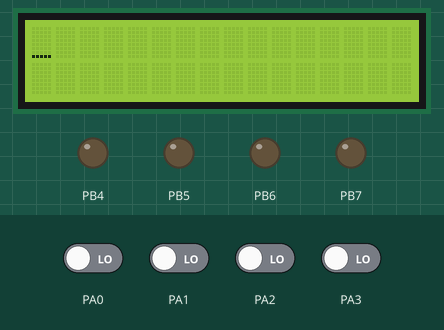
Bench run of a program on a simulated ATmega32, built with avr-gcc and emulated at 8 MHz (the files do not name the chip). Shown: 16×2 character LCD, output pins drawn as LEDs (lit = HIGH). Wiring (inferred from the signals the program sends): 4×4 keypad with keys 7 8 9 / 4 5 6 * 1 2 3 - C 0 = +: rows PB0, PB1, PB2, PB3; columns PA4, PA5, PA6, PA7; character LCD (HD44780): RS PC0; E PC1; data PD0, PD1, PD2, PD3, PD4, PD5, PD6, PD7. The test bench sets the inputs (shaded band); at power-on: PA0–3 LOW. Pins used as bus, display or sensor lines are not drawn.

Above: at 1.2 s.
1.3 s: PA0 driven HIGH
At 2.9 s:
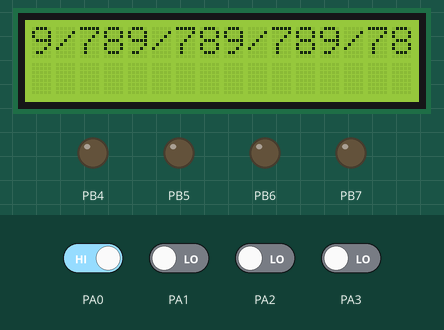
At 4.2 s:
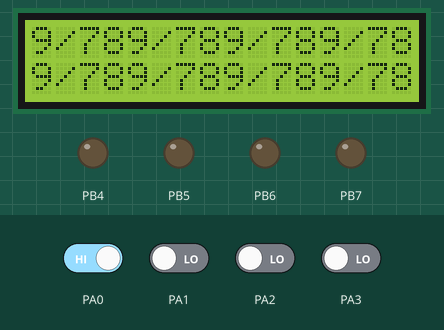
4.3 s: PA1 driven HIGH
5.8 s: PA0 driven LOW
At 8.5 s:
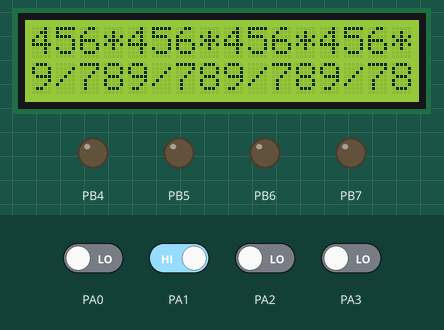
8.8 s: PA1 driven LOW
10.3 s: PA2 driven HIGH
At 13.2 s:
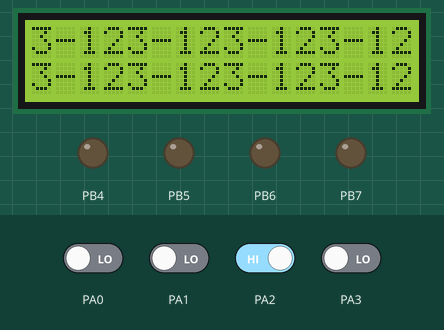

The program:

main.c
```c
#define F_CPU 8000000UL
#include <util/delay.h>
#include <avr/io.h>
#include "AVR_Ports.h"
#include "AVR_LCD_Declarations.h"

uint8_t keypad[4][4] = {{'7', '8', '9', '/'},
						{'4', '5', '6', '*'},
						{'1', '2', '3', '-'},
						{'C', '0', '=', '+'}};

uint8_t CL1()
{
	PORTB = 0x01; //set PB0 (column 1)

	if(PINA == 0x01) { return keypad[0][0]; }
	else if(PINA == 0x02) { return keypad[1][0]; }
	else if(PINA == 0x04) { return keypad[2][0]; }
	else if(PINA == 0x08) { return keypad[3][0]; }
	else { return 'E'; }
}

uint8_t CL2()
{
	PORTB = 0x02; //set PB1 (column 2)

	if(PINA == 0x01) { return keypad[0][1]; }
	else if(PINA == 0x02) { return keypad[1][1]; }
	else if(PINA == 0x04) { return keypad[2][1]; }
	else if(PINA == 0x08) { return keypad[3][1]; }
	else { return 'E'; }
}

uint8_t CL3()
{
	PORTB = 0x04; //set PB2 (column 3)

	if(PINA == 0x01) { return keypad[0][2]; }
	else if(PINA == 0x02) { return keypad[1][2]; }
	else if(PINA == 0x04) { return keypad[2][2]; }
	else if(PINA == 0x08) { return keypad[3][2]; }
	else { return 'E'; }
}

uint8_t CL4()
{
	PORTB = 0x08; //set PB3 (column 4)

	if(PINA == 0x01) { return keypad[0][3]; }
	else if(PINA == 0x02) { return keypad[1][3]; }
	else if(PINA == 0x04) { return keypad[2][3]; }
	else if(PINA == 0x08) { return keypad[3][3]; }
	else { return 'E'; }
}

int main(void)
{
	uint8_t result;
	LCD_Initialize();

	DDRA = 0x00; //input
	DDRB = 0xFF; //output

    while(1)
    {
		result = CL1(); //set column1, set only one column at a time
		_delay_ms(50); //a delay for debounce
		if( result != 'E' ){ LCD_Out(result); } // E, is (empty), that's in case of no keypress

		result = CL2(); //set column2, set only one column at a time
		_delay_ms(50);
		if( result != 'E' ){ LCD_Out(result); }

		result = CL3(); //set column3, set only one column at a time
		_delay_ms(50);
		if( result != 'E' ){ LCD_Out(result); }

		result = CL4(); //set column4, set only one column at a time
		_delay_ms(50);
		if( result != 'E' ){ LCD_Out(result); }
	}
}
```

AVR_Input_and_Output.h
```c
#ifndef AVR_INPUT_AND_OUTPUT_H_
#define AVR_INPUT_AND_OUTPUT_H_

#define input 0
#define output 1

#endif /* AVR_INPUT_AND_OUTPUT_H_ */
```

AVR_Ports.h
```c
#ifndef AVR_PORTS_H_
#define AVR_PORTS_H_

#define A 0x39
#define B 0x36
#define C 0x33
#define D 0x30

#endif /* AVR_PORTS_H_ */
```

AVR_LCD_Declarations.h
```c
#ifndef AVR_LCD_DECLARATIONS_H_
#define AVR_LCD_DECLARATIONS_H_

#include "AVR_Input_and_Output.h"
#include "LCD_User_Selection.h"

void Port_Direction (char base, char state);
void Pin_Direction (char base, char pin, char state);
void Pin_Set (char base, char pin);
void Pin_Reset (char base, char pin);
char Port_Read (char base);
void Port_Write (char base, char value);
char Pin_Read (char base, char pin);
void Pin_Write (char base, char pin, char value);
void LCD_Initialize();
void LCD_Command(char cmd);
void LCD_Out(unsigned char value);
void LCD_Print(char * str);
void LCD_Print_xy(char row, char pos, char * str);
void LCD_Clear();

#endif /* AVR_LCD_DECLARATIONS_H_ */
```

AVR_LCD_Definitions.c
```c
#define F_CPU 8000000UL
#include <util/delay.h>
#include "AVR_LCD_Declarations.h"

void Port_Direction (char base, char state) //use DDRX
{
	if (state == output)
	*(volatile unsigned char *)(base+1) = 0xff; //1
	else
	*(volatile unsigned char *)(base+1) = 0x00; //0
}

void Pin_Direction (char base, char pin, char state) //use DDRX
{
	if (state == output)
	*(volatile unsigned char *)(base+1) |= (1<<pin); //1
	else
	*(volatile unsigned char *)(base+1) &= ~(1<<pin); //0
}

void Pin_Set (char base, char pin) //use PORTX
{
	*(volatile unsigned char *)(base+2) |= (1<<pin); //1
}

void Pin_Reset (char base, char pin) //use PORTX
{
	*(volatile unsigned char *)(base+2) &= ~(1<<pin); //0
}

char Port_Read (char base) //use PINX
{
	return *(volatile unsigned char *)(base);
}

void Port_Write (char base, char value) //use PORTX
{
	*(volatile unsigned char *)(base+2) = value;
}

char Pin_Read (char base, char pin) //use PINX
{
	unsigned char pin_value;
	pin_value = *(volatile unsigned char *)(base) & (1<<pin);

	if (pin_value) return 1;
	else return 0;
}

void Pin_Write (char base, char pin, char value) //use PORTX
{
	if(value == 1)
	{
		*(volatile unsigned char *)(base+2) |= (1<<pin); //1
	}
	else
	{
		*(volatile unsigned char *)(base+2) &= ~(1<<pin); //0
	}
}

void LCD_Initialize()
{
	Port_Direction (data, output); //put data port as output
	Pin_Direction (command, RS, output); //put command pin RS as output
	Pin_Direction (command, E, output); //put command pin E as output
	Port_Write(data, 0); //initialize data port with zero values
	Pin_Reset(command, E); //initialize E pin with zero, before sending the pulse

	if(mode == 4)
	{
		_delay_us(2000); /////
		LCD_Command(0x33);
		LCD_Command(0x32);
		LCD_Command(0x28);
		LCD_Command(0x0e);
		LCD_Command(0x01);
		_delay_us(2000); /////
		LCD_Command(0x06);
	}
	else //if it's 8 or anything else (so 8 is the default);
	{
		_delay_us(2000); /////
		LCD_Command(0x38);
		LCD_Command(0x0e);
		LCD_Command(0x01);
		_delay_us(2000); /////
		LCD_Command(0x06);
	}

}

void LCD_Command(char cmd)
{
	Pin_Reset(command, RS); //initialize RS pin with zero for sending a command

	if(mode == 4)
	{
		Port_Write(data, cmd & 0xf0); //0xf0 = 11110000, so we take high bits D4:D7
		Pin_Set(command, E);
		_delay_us(1);
		Pin_Reset(command, E);
		_delay_us(100);
		Port_Write(data, cmd<<4); //cmd<<4 = XXXX0000, so we take low bits D0:D3 by shifting to left
		Pin_Set(command, E);
		_delay_us(1);
		Pin_Reset(command, E);
		_delay_us(100);
	}
	else //if it's 8 or anything else (so 8 is the default);
	{
		Port_Write(data, cmd); //send all 8bits through data port
		Pin_Set(command, E);
		_delay_us(1);
		Pin_Reset(command, E);
		_delay_us(100);
	}
}

void LCD_Out(unsigned char value)
{
	Pin_Set(command, RS); //initialize RS pin with 1 for sending the data

	if(mode == 4)
	{
		Port_Write(data, value & 0xf0); //0xf0 = 11110000, so we take high bits D4:D7
		Pin_Set(command, E);
		_delay_us(1);
		Pin_Reset(command, E);
		_delay_us(100);
		Port_Write(data, value<<4); //value<<4 = XXXX0000, so we take low bits D0:D3 by shifting to left
		Pin_Set(command, E);
		_delay_us(1);
		Pin_Reset(command, E);
		_delay_us(100);
	}
	else //if it's 8 or anything else (so 8 is the default);
	{
		Port_Write(data, value); //send all 8bits through data port
		Pin_Set(command, E);
		_delay_us(1);
		Pin_Reset(command, E);
		_delay_us(100);
	}
}

void LCD_Print(char * str) //char*str = "Hello", str (pointer) can access this array of characters (a string)
{
	unsigned char i = 0;

	while(str[i] != 0) //as the string is terminated with null value(zero), (0 as a number not '0' as a char)
	{
		LCD_Out(str[i]); //print the current char on LCD
		i++;
	}
}

void LCD_Print_xy(char row, char pos, char * str) //(print at xy position), x is the row, y is the pos(column)
{
	if((row == 0) && (pos < 16))
	{
		LCD_Command( (pos & 0x0F) | (0x80) ); //0x80 force cursor to start from the 1st line
	}
	else if((row == 1) && (pos < 16))
	{
		LCD_Command( (pos & 0x0F) | (0xC0) ); //0xC0 force cursor to start from the 2nd line
	}

	LCD_Print(str); //Print the string by calling the LCD_Print function
}

void LCD_Clear()
{
	LCD_Command(0x01); //Clear display screen
	_delay_ms(2);
	LCD_Command( (0 & 0x0F) | (0x80) ); //Cursor at 00 position
}
```

LCD_User_Selection.h
```c
#ifndef LCD_USER_SELECTION_H_
#define LCD_USER_SELECTION_H_

#include "AVR_Ports.h"

//to be entered by the user
#define data D
#define command C
#define RS 0
#define E 1
#define mode 8
////in case of using 4bit mode, the high 4 bits must be used in both LCD and AVR_PORTS

#endif /* LCD_USER_SELECTION_H_ */
```

Measured:
- after the input at 1.3 s, the display: first changes after 0.05 s (image 1 shows a later state)
- after the input at 4.3 s, every drawn part: stays the same
- after the input at 5.8 s, the display: first changes after 1.0 s (image 3 shows a later state)
- after the input at 10.3 s, the display: first changes after 0.07 s (image 4 shows a later state)
